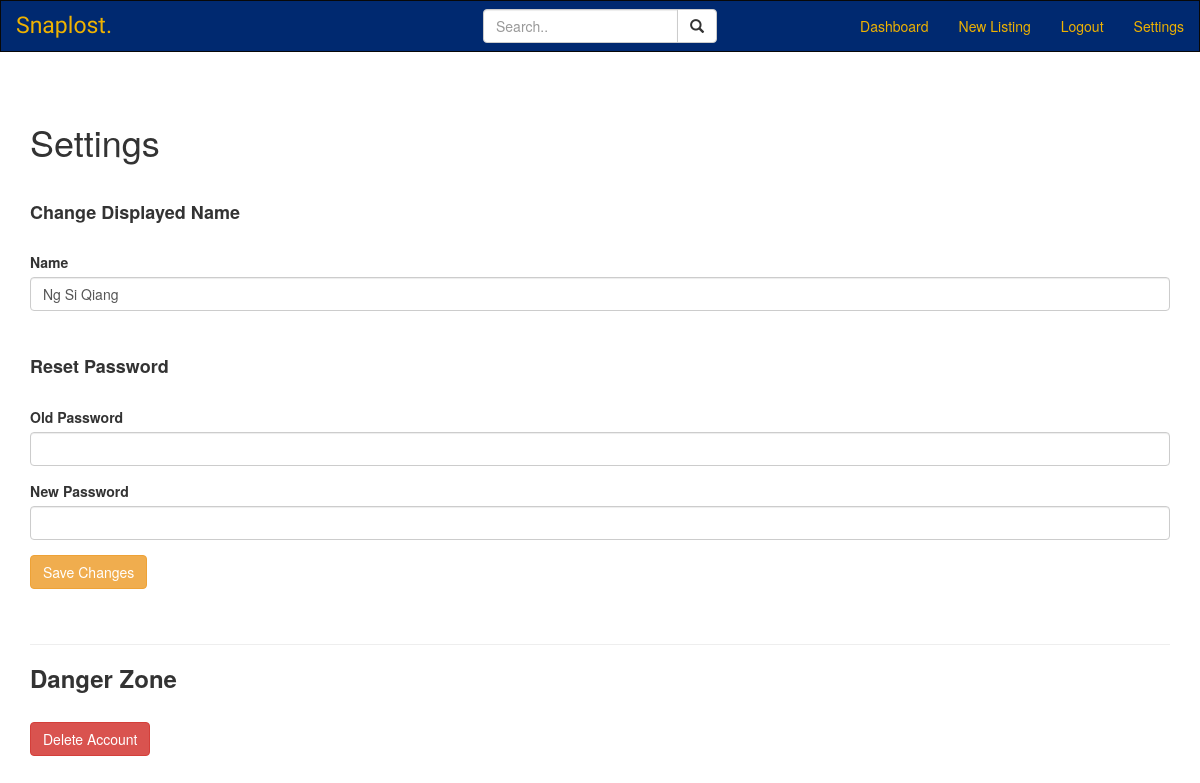
Before: /settings (signed in) with the older database file.
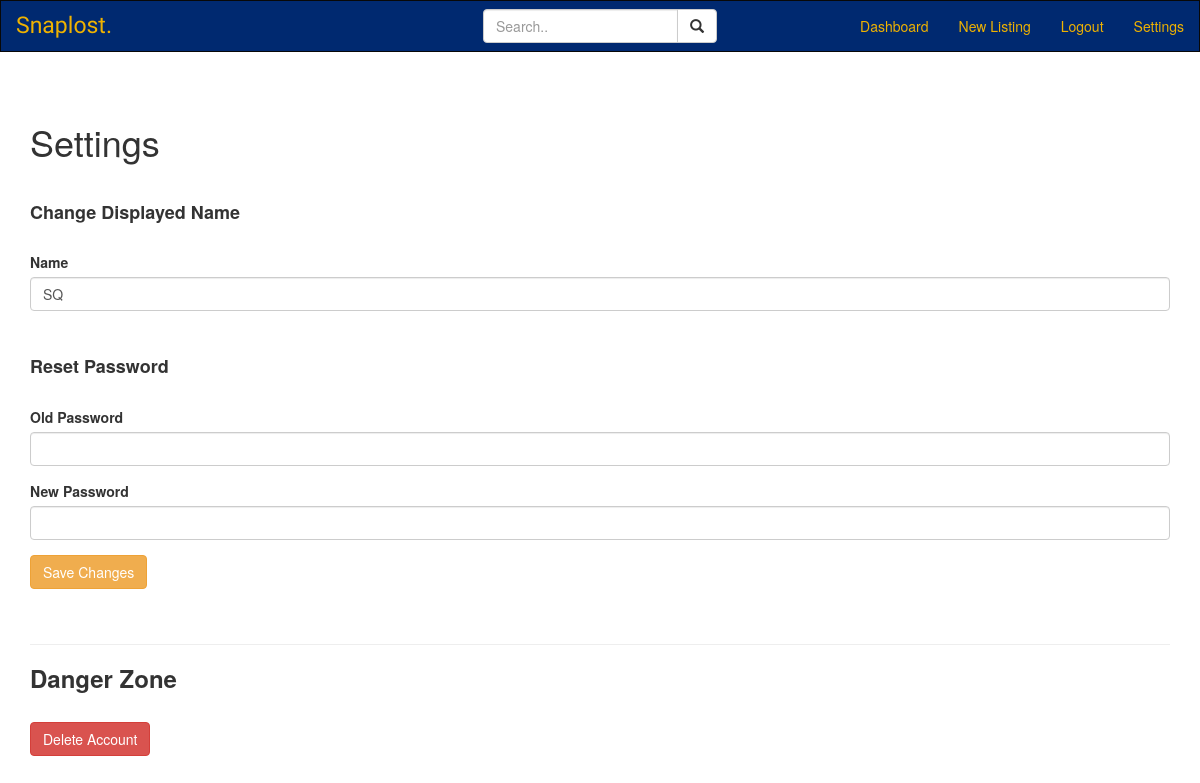
After: the same page with the newer database file.
### models.py (models this page shows)
class User(UserMixin, db.Model):
    __tablename__ = "user"
    __table_args__ = {'extend_existing': True}
    id = db.Column(db.Integer, primary_key=True)
    email = db.Column(db.String(100), unique=True)
    password = db.Column(db.String(100))
    name = db.Column(db.String(1000))

### auth.py (the view)
@auth.route('/settings', methods =['GET', 'POST'])
@login_required
def settings():
    if request.method == 'POST':
        newname = request.form.get('name')
        oldpw = request.form.get('oldpw')
        newpw = request.form.get('newpw')
        updated = User.query.get(current_user.id)
        if (newname != updated.name):
            updated.name = newname
        if oldpw:
            if newpw:
                if check_password_hash(updated.password, oldpw):
                    updated.password = generate_password_hash(newpw, method='sha256')
                else:
                    flash('Wrong password!')
                    return render_template('settings.html', name=current_user.name)
            else:
                flash('Fill in your new password!')
                return render_template('settings.html', name=current_user.name)
        if newpw:
            if not oldpw:
                flash('Fill in your old password!')
                return render_template('settings.html', name=current_user.name)
        db.session.commit()
        flash('Changes have been saved successfully!')
        return redirect(url_for('main.home'))
    else:
        return render_template('settings.html', name=current_user.name)

### __init__.py (called while the page is built)
def create_app():
    app = Flask(__name__)
    app.config['SQLALCHEMY_TRACK_MODIFICATIONS'] = False
    app.config['SECRET_KEY'] = os.urandom(24)
    app.config['SQLALCHEMY_DATABASE_URI'] = 'sqlite:///db.sqlite'
    db.init_app(app)
    login_manager = LoginManager()
    login_manager.login_view = 'auth.login'
    login_manager.init_app(app)
    from .models import User
    @login_manager.user_loader # A user loader tells Flask-Login how to find a specifc user from the ID
    def load_user(user_id):
        return User.query.get(int(user_id))
    from .auth import auth as auth_blueprint
    app.register_blueprint(auth_blueprint)
    from .main import main as main_blueprint
    app.register_blueprint(main_blueprint)
    from .item import item as item_blueprint
    app.register_blueprint(item_blueprint)
    return app

### templates/settings.html (shortened to what this page needs)
{% extends 'base.html' %}
{% block content %}
<h1> Settings </h1>
<br>
<form method='post'>
    <h4> <b> Change Displayed Name </b> </h4>
    <br>
    <div class="form-group">
        <label for="name"> Name </label>
        <input type="text" name="name" class="form-control"
               value="{{ name }}"> </input>
    </div>
    <br>
    <h4> <b> Reset Password </b> </h4>
    <br>
    <div class='form-group'>
        <label for="oldpw"> Old Password </label>
        <input type="password" name="oldpw" class='form-control'></input>
    </div>
    <div class = 'form-group'>
        <label for="newpw"> New Password </label>
        <input type="password" name="newpw" class='form-control'></input>
    </div>
    <div class="form-group">
        <button type="submit" class="btn btn-warning">Save Changes</button>
    </div>
</form>
<br>
<hr>
<h3><b> Danger Zone </b></h3>
<br>
<form action="{{ url_for('auth.deleteAcc') }}" method="POST">
    <input type='submit' value='Delete Account'
                         class="btn btn-danger"
                         onclick="return confirm('Are you sure you want to delete this account?')">
</form>
{% endblock %}

### templates/base.html (shortened to what this page needs)
<!DOCTYPE html>
<html lang="en">
    <head>
        <link rel="stylesheet" href="https://maxcdn.bootstrapcdn.com/bootstrap/3.4.1/css/bootstrap.min.css">
        <link href="{{ url_for('static', filename='style.css' )}}" rel="stylesheet">
    </head>
    <body>
        <nav class="navbar navbar-inverse">
            <div class="container-fluid">
                <div class="navbar-header">
                    <a class="navbar-brand" href="{{ url_for('main.home') }}">Snaplost.</a>
                </div>
                <ul class="nav navbar-nav navbar-center">
                    <form class="navbar-form navbar-center" role="search">
                        <div class="form-group input-group">
                            <input type="text" class="form-control" placeholder="Search..">
                            <span class="input-group-btn">
                                <button class="btn btn-default" type="button">
                                    <span class="glyphicon glyphicon-search"></span>
                                </button>
                            </span>
                        </div>
                    </form>
                </ul>
                <ul class="nav navbar-nav navbar-right">
                    <li>
                        {% if current_user.is_authenticated %}
                        <a href="{{ url_for('main.dashboard') }}">Dashboard</a>
                        {% endif %}
                    </li>
                    <li>
                        {% if current_user.is_authenticated %}
                        <a href="{{ url_for('item.create') }}">New Listing</a>
                        {% endif %}
                    </li>
                    <li>
                        {% if current_user.is_authenticated %}
                        <a href="{{ url_for('auth.logout') }}">Logout</a>
                        {% endif %}
                    </li>
                    <li>
                        {% if current_user.is_authenticated %}
                        <a href="{{ url_for('auth.settings') }}"> Settings </a>
                        {% endif %}
                    </li>
                </ul>
            </div>
        </nav>
        <div class="container">
            {% block content %} {% endblock %}
        </div>
    </body>
</html>

### static/style.css (style rules this page uses)
.navbar { margin-bottom: 50px; border-radius: 0; }
.navbar-nav.navbar-center { position: absolute; left: 50%; transform: translatex(-50%); }
.navbar-inverse { background-color: #002970; }
.navbar-inverse .navbar-brand, .navbar-inverse .navbar-nav>li>a { color: #efb200 !important; }
.navbar-inverse .navbar-brand { font-family: 'Hind Siliguri', sans-serif; font-size: 23px; }

Changed rows visible on the page:
changed User: name "Ng Si Qiang" → "SQ"
